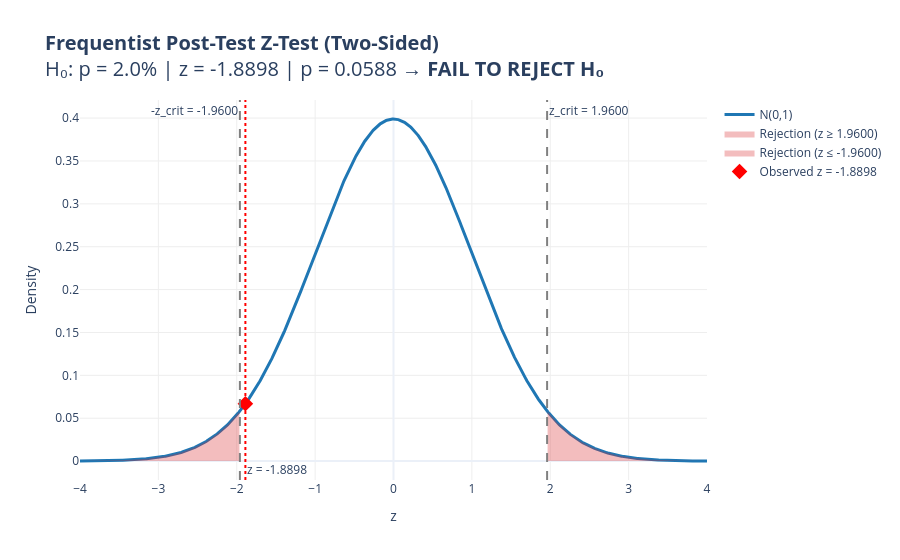

Source (notebook cell):
### Code cell
run_frequentist_post_test(visitors=visitors, conversions=conversions,
    target_rate=d["target_rate"], two_sided=d["two_sided"],
    alpha=d["alpha"], n_variants=d["n_variants"])

if planned_n:
    print()
    sequential_check_frequentist(visitors=visitors, conversions=conversions,
        target_rate=d["target_rate"], planned_n=planned_n,
        two_sided=d["two_sided"], alpha=d["alpha"], n_variants=d["n_variants"])

### Figure 1 — Plotly figure (JSON) as saved in the notebook; plotly's stock layout.template omitted (floating-point values rounded to 4 significant figures; data arrays with more than 128 entries replaced by an {"elided": "..."} marker saying what was removed)
{"data": [{"line": {"color": "#1f77b4", "width": 3}, "mode": "lines", "name": "N(0,1)", "type": "scatter", "x": {"elided": "1000 float values"}, "y": {"elided": "1000 float values"}}, {"fill": "tozeroy", "fillcolor": "rgba(214,39,40,0.3)", "line": {"width": 0}, "mode": "lines", "name": "Rejection (z ≥ 1.9600)", "type": "scatter", "x": {"elided": "255 float values"}, "y": {"elided": "255 float values"}}, {"fill": "tozeroy", "fillcolor": "rgba(214,39,40,0.3)", "line": {"width": 0}, "mode": "lines", "name": "Rejection (z ≤ -1.9600)", "type": "scatter", "x": {"elided": "255 float values"}, "y": {"elided": "255 float values"}}, {"marker": {"color": "red", "size": 12, "symbol": "diamond"}, "mode": "markers", "name": "Observed z = -1.8898", "type": "scatter", "x": [-1.89], "y": [0.06689]}], "layout": {"annotations": [{"showarrow": false, "text": "z_crit = 1.9600", "x": 1.96, "xanchor": "left", "xref": "x", "y": 1, "yanchor": "top", "yref": "y domain"}, {"showarrow": false, "text": "-z_crit = -1.9600", "x": -1.96, "xanchor": "right", "xref": "x", "y": 1, "yanchor": "top", "yref": "y domain"}, {"showarrow": false, "text": "z = -1.8898", "x": -1.89, "xanchor": "left", "xref": "x", "y": 0, "yanchor": "bottom", "yref": "y domain"}], "plot_bgcolor": "rgba(0,0,0,0)", "shapes": [{"line": {"color": "gray", "dash": "dash"}, "type": "line", "x0": 1.96, "x1": 1.96, "xref": "x", "y0": 0, "y1": 1, "yref": "y domain"}, {"line": {"color": "gray", "dash": "dash"}, "type": "line", "x0": -1.96, "x1": -1.96, "xref": "x", "y0": 0, "y1": 1, "yref": "y domain"}, {"line": {"color": "red", "dash": "dot"}, "type": "line", "x0": -1.89, "x1": -1.89, "xref": "x", "y0": 0, "y1": 1, "yref": "y domain"}], "title": {"font": {"size": 20}, "text": "<b>Frequentist Post-Test Z-Test (Two-Sided)</b><br>H₀: p = 2.0% | z = -1.8898 | p = 0.0588 → <b>FAIL TO REJECT H₀</b>"}, "xaxis": {"gridcolor": "#eee", "showgrid": true, "title": {"text": "z"}}, "yaxis": {"gridcolor": "#eee", "showgrid": true, "title": {"text": "Density"}}}}
